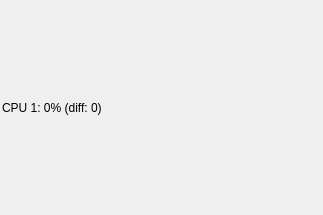
<?xml version="1.0" encoding="UTF-8"?>
<ui version="4.0">
 <class>CpuHostWidget</class>
 <widget class="QWidget" name="CpuHostWidget">
  <property name="geometry">
   <rect>
    <x>0</x>
    <y>0</y>
    <width>323</width>
    <height>215</height>
   </rect>
  </property>
  <property name="windowTitle">
   <string>Form</string>
  </property>
  <layout class="QVBoxLayout" name="verticalLayout">
   <property name="spacing">
    <number>2</number>
   </property>
   <property name="leftMargin">
    <number>2</number>
   </property>
   <property name="topMargin">
    <number>2</number>
   </property>
   <property name="rightMargin">
    <number>2</number>
   </property>
   <property name="bottomMargin">
    <number>2</number>
   </property>
   <item>
    <widget class="QLabel" name="label">
     <property name="sizePolicy">
      <sizepolicy hsizetype="Preferred" vsizetype="Minimum">
       <horstretch>0</horstretch>
       <verstretch>0</verstretch>
      </sizepolicy>
     </property>
     <property name="maximumSize">
      <size>
       <width>16777215</width>
       <height>25</height>
      </size>
     </property>
     <property name="text">
      <string>CPU 1: 0% (diff: 0)</string>
     </property>
     <property name="wordWrap">
      <bool>true</bool>
     </property>
    </widget>
   </item>
   <item>
    <layout class="QVBoxLayout" name="verticalLayoutGraph"/>
   </item>
  </layout>
 </widget>
 <resources/>
 <connections/>
</ui>
